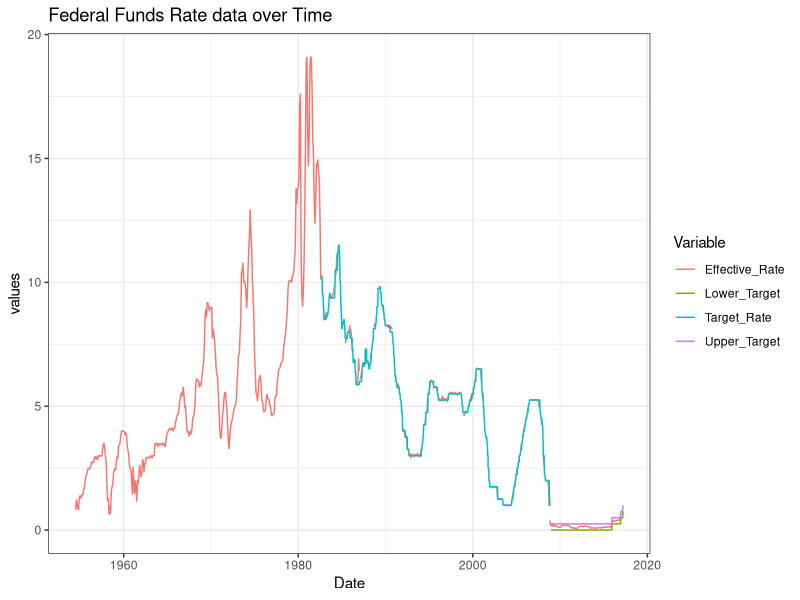
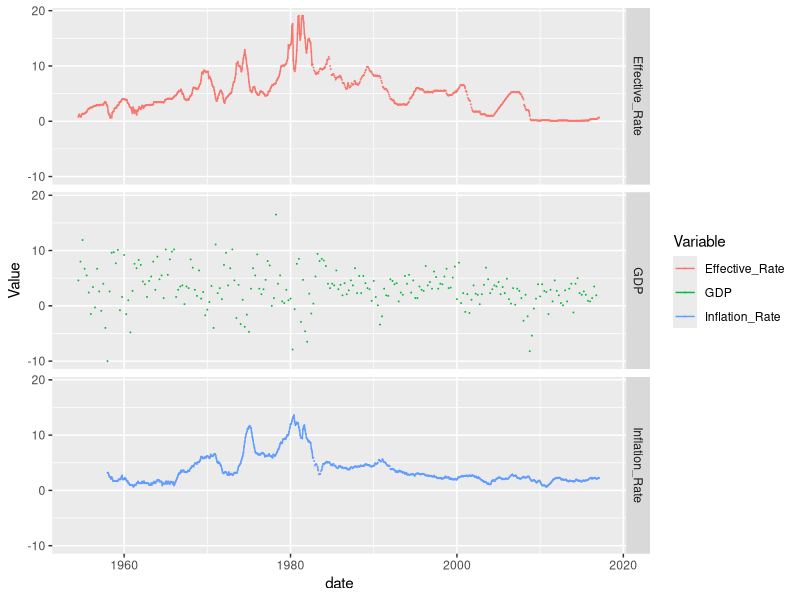

Write R code to recreate these figures, in order.
## ---- chunk 1
#| label: setup
#| warning: false
#| message: false

library(tidyverse)
library(ggplot2)

knitr::opts_chunk$set(echo = TRUE, warning=FALSE, message=FALSE)
## ---- chunk 2
library(readr)
data <- read.csv("_data/FedFundsRate.csv")
## ---- chunk 3
ncol(data)
## ---- chunk 4
nrow(data)
## ---- chunk 5
library(dplyr)

data <- data %>%
  rename(Target_Rate = `Federal.Funds.Target.Rate`,
         Upper_Target = `Federal.Funds.Upper.Target`,
         Lower_Target = `Federal.Funds.Lower.Target`,
         Effective_Rate = `Effective.Federal.Funds.Rate`,
         GDP = `Real.GDP..Percent.Change.`,
         Unemployment_Rate = `Unemployment.Rate`,
         Inflation_Rate = `Inflation.Rate`)
## ---- chunk 6
# sanity check
colnames(data)
## ---- chunk 7
sum(is.na(data))
## ---- chunk 8
data$date <- as.Date(paste(data$Year, data$Month, data$Day, sep = "-"))
data <- data %>%
  select(-Year, -Month, -Day)
## ---- chunk 9
data <- data %>%
  pivot_longer(cols = -c(date), 
               names_to = "Variable", 
               values_to = "Value")

head(data) #sanity check
## ---- chunk 10
library(ggplot2)
fed_rate <- data %>% filter(Variable %in% c("Target_Rate", "Upper_Target", "Lower_Target", "Effective_Rate"))

ggplot(fed_rate, aes(x = date, y = Value, color = Variable)) + 
    geom_line() +
    labs(title = "Federal Funds Rate data over Time",
         x = "Date",
         y = "values") + theme_bw()
## ---- chunk 11
data%>%
  filter(Variable%in%c("Effective_Rate", "GDP", 
                       "Unnemployment_Rate", "Inflation_Rate"))%>%
ggplot(., aes(x=date, y=Value, color=Variable))+
  geom_point(size=0)+
  geom_line()+
  facet_grid(rows = vars(Variable))
